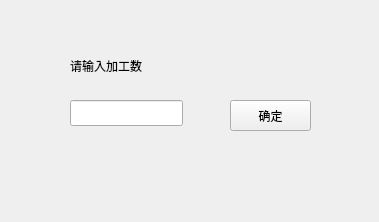
<?xml version="1.0" encoding="UTF-8"?>
<ui version="4.0">
 <class>WrokedTotal</class>
 <widget class="QDialog" name="WrokedTotal">
  <property name="geometry">
   <rect>
    <x>0</x>
    <y>0</y>
    <width>379</width>
    <height>222</height>
   </rect>
  </property>
  <property name="windowTitle">
   <string>Dialog</string>
  </property>
  <widget class="QLineEdit" name="lineEdit_workedTotal">
   <property name="geometry">
    <rect>
     <x>70</x>
     <y>100</y>
     <width>113</width>
     <height>26</height>
    </rect>
   </property>
  </widget>
  <widget class="QLabel" name="label">
   <property name="geometry">
    <rect>
     <x>70</x>
     <y>50</y>
     <width>261</width>
     <height>31</height>
    </rect>
   </property>
   <property name="text">
    <string>请输入加工数</string>
   </property>
  </widget>
  <widget class="QToolButton" name="toolButton">
   <property name="geometry">
    <rect>
     <x>230</x>
     <y>100</y>
     <width>81</width>
     <height>31</height>
    </rect>
   </property>
   <property name="text">
    <string>确定</string>
   </property>
  </widget>
 </widget>
 <resources/>
 <connections/>
</ui>
